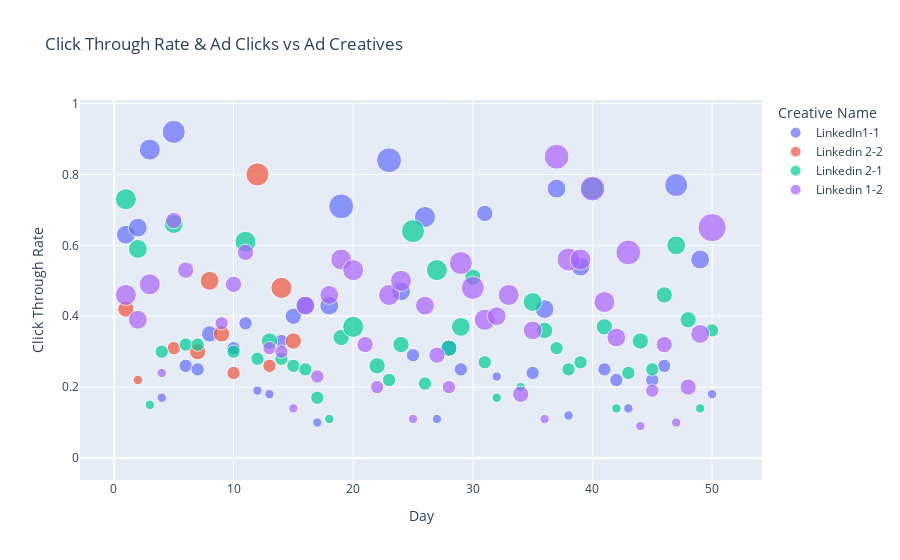

Here is the notebook cell this chart was saved with:
### Code cell
fig2.show()

### Figure 1 — Plotly figure (JSON) as saved in the notebook; plotly's stock layout.template omitted (floating-point values rounded to 4 significant figures)
{"data": [{"hovertemplate": "Creative Name=LinkedIn1-1<br>Day=%{x}<br>Click Through Rate=%{y}<br>Clicks=%{marker.size}<extra></extra>", "legendgroup": "LinkedIn1-1", "marker": {"color": "#636efa", "size": [4, 4, 5, 1, 6, 2, 2, 3, 0, 2, 2, 1, 1, 2, 3, 4, 1, 4, 7, 0, 0, 0, 7, 4, 2, 5, 1, 3, 2, 0, 3, 1, 0, 0, 2, 4, 4, 1, 4, 0, 2, 2, 1, 0, 2, 2, 6, 0, 4, 1], "sizemode": "area", "sizeref": 0.0225, "symbol": "circle"}, "mode": "markers", "name": "LinkedIn1-1", "orientation": "h", "showlegend": true, "type": "scatter", "x": [1, 2, 3, 4, 5, 6, 7, 8, 9, 10, 11, 12, 13, 14, 15, 16, 17, 18, 19, 20, 21, 22, 23, 24, 25, 26, 27, 28, 29, 30, 31, 32, 33, 34, 35, 36, 37, 38, 39, 40, 41, 42, 43, 44, 45, 46, 47, 48, 49, 50], "xaxis": "x", "y": ["0.63%", "0.65%", "0.87%", "0.17%", "0.92%", "0.26%", "0.25%", "0.35%", "0%", "0.31%", "0.38%", "0.19%", "0.18%", "0.33%", "0.40%", "0.43%", "0.10%", "0.43%", "0.71%", "0%", "0%", "0%", "0.84%", "0.47%", "0.29%", "0.68%", "0.11%", "0.31%", "0.25%", "0%", "0.69%", "0.23%", "0%", "0%", "0.24%", "0.42%", "0.76%", "0.12%", "0.54%", "0%", "0.25%", "0.22%", "0.14%", "0%", "0.22%", "0.26%", "0.77%", "0%", "0.56%", "0.18%"], "yaxis": "y"}, {"hovertemplate": "Creative Name=Linkedin 2-2<br>Day=%{x}<br>Click Through Rate=%{y}<br>Clicks=%{marker.size}<extra></extra>", "legendgroup": "Linkedin 2-2", "marker": {"color": "#EF553B", "size": [3, 1, 0, 0, 2, 0, 3, 4, 3, 2, 0, 6, 2, 5, 3], "sizemode": "area", "sizeref": 0.0225, "symbol": "circle"}, "mode": "markers", "name": "Linkedin 2-2", "orientation": "h", "showlegend": true, "type": "scatter", "x": [1, 2, 3, 4, 5, 6, 7, 8, 9, 10, 11, 12, 13, 14, 15], "xaxis": "x", "y": ["0.42%", "0.22%", "0%", "0%", "0.31%", "0%", "0.30%", "0.50%", "0.35%", "0.24%", "0%", "0.80%", "0.26%", "0.48%", "0.33%"], "yaxis": "y"}, {"hovertemplate": "Creative Name=Linkedin 2-1<br>Day=%{x}<br>Click Through Rate=%{y}<br>Clicks=%{marker.size}<extra></extra>", "legendgroup": "Linkedin 2-1", "marker": {"color": "#00cc96", "size": [5, 4, 1, 2, 4, 2, 2, 0, 0, 2, 5, 2, 3, 2, 2, 2, 2, 1, 3, 5, 0, 3, 2, 3, 6, 2, 5, 3, 4, 3, 2, 1, 0, 1, 4, 3, 2, 2, 2, 6, 3, 1, 2, 3, 2, 3, 4, 3, 1, 2], "sizemode": "area", "sizeref": 0.0225, "symbol": "circle"}, "mode": "markers", "name": "Linkedin 2-1", "orientation": "h", "showlegend": true, "type": "scatter", "x": [1, 2, 3, 4, 5, 6, 7, 8, 9, 10, 11, 12, 13, 14, 15, 16, 17, 18, 19, 20, 21, 22, 23, 24, 25, 26, 27, 28, 29, 30, 31, 32, 33, 34, 35, 36, 37, 38, 39, 40, 41, 42, 43, 44, 45, 46, 47, 48, 49, 50], "xaxis": "x", "y": ["0.73%", "0.59%", "0.15%", "0.30%", "0.66%", "0.32%", "0.32%", "0%", "0%", "0.30%", "0.61%", "0.28%", "0.33%", "0.28%", "0.26%", "0.25%", "0.17%", "0.11%", "0.34%", "0.37%", "0%", "0.26%", "0.22%", "0.32%", "0.64%", "0.21%", "0.53%", "0.31%", "0.37%", "0.51%", "0.27%", "0.17%", "0%", "0.20%", "0.44%", "0.36%", "0.31%", "0.25%", "0.27%", "0.76%", "0.37%", "0.14%", "0.24%", "0.33%", "0.25%", "0.46%", "0.60%", "0.39%", "0.14%", "0.36%"], "yaxis": "y"}, {"hovertemplate": "Creative Name=Linkedin 1-2<br>Day=%{x}<br>Click Through Rate=%{y}<br>Clicks=%{marker.size}<extra></extra>", "legendgroup": "Linkedin 1-2", "marker": {"color": "#ab63fa", "size": [5, 4, 5, 1, 3, 3, 0, 0, 2, 3, 3, 0, 2, 2, 1, 4, 2, 4, 5, 5, 3, 2, 5, 5, 1, 4, 3, 2, 6, 6, 5, 4, 5, 3, 4, 1, 7, 6, 5, 7, 5, 4, 7, 1, 2, 3, 1, 3, 4, 9], "sizemode": "area", "sizeref": 0.0225, "symbol": "circle"}, "mode": "markers", "name": "Linkedin 1-2", "orientation": "h", "showlegend": true, "type": "scatter", "x": [1, 2, 3, 4, 5, 6, 7, 8, 9, 10, 11, 12, 13, 14, 15, 16, 17, 18, 19, 20, 21, 22, 23, 24, 25, 26, 27, 28, 29, 30, 31, 32, 33, 34, 35, 36, 37, 38, 39, 40, 41, 42, 43, 44, 45, 46, 47, 48, 49, 50], "xaxis": "x", "y": ["0.46%", "0.39%", "0.49%", "0.24%", "0.67%", "0.53%", "0%", "0%", "0.38%", "0.49%", "0.58%", "0%", "0.31%", "0.30%", "0.14%", "0.43%", "0.23%", "0.46%", "0.56%", "0.53%", "0.32%", "0.20%", "0.46%", "0.50%", "0.11%", "0.43%", "0.29%", "0.20%", "0.55%", "0.48%", "0.39%", "0.40%", "0.46%", "0.18%", "0.36%", "0.11%", "0.85%", "0.56%", "0.56%", "0.76%", "0.44%", "0.34%", "0.58%", "0.09%", "0.19%", "0.32%", "0.10%", "0.20%", "0.35%", "0.65%"], "yaxis": "y"}], "layout": {"legend": {"itemsizing": "constant", "title": {"text": "Creative Name"}, "tracegroupgap": 0}, "title": {"text": "Click Through Rate & Ad Clicks vs Ad Creatives"}, "xaxis": {"anchor": "y", "domain": [0, 1], "title": {"text": "Day"}}, "yaxis": {"anchor": "x", "domain": [0, 1], "title": {"text": "Click Through Rate"}}}}
